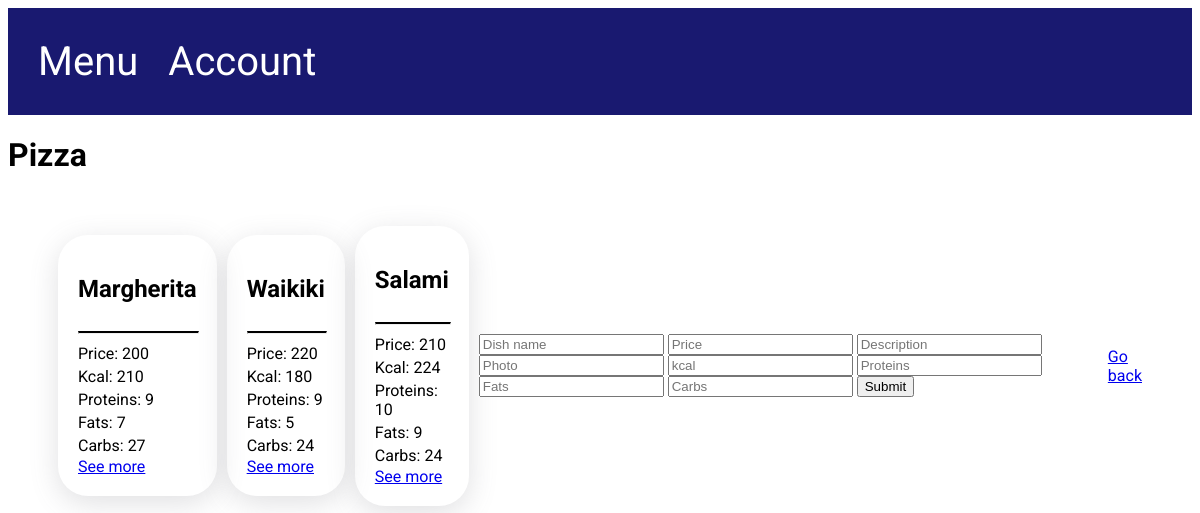
/admin/categories/Pizza (signed in), run on the app's committed database.
### models.py (models this page shows, shortened)
class Dish(Base):
    __tablename__ = "dish"
    id = Column(String(120), primary_key=True, unique=True)
    dish_name = Column(String(50), unique=True, nullable=False)
    price = Column(Integer, nullable=False)
    description = Column(String(255), nullable=False)
    is_available = Column(Integer, nullable=False)
    category_id = Column(Integer, ForeignKey("category.id"), nullable=False)
    photo = Column(String(120), nullable=False)
    kcal = Column(Integer, nullable=False)
    proteins = Column(Integer, nullable=False)
    fats = Column(Integer, nullable=False)
    carbs = Column(Integer, nullable=False)
    category = relationship("Category", back_populates="dish")
    dish_rate = relationship("DishRate", back_populates="dish")
    ordered_dish = relationship("OrderedDish", back_populates="dish")

### app.py (the view, shortened to what this page needs)
@app.route('/admin/categories/<category_name>', methods=['GET', 'POST', 'DELETE'])  # TODO DELETE
def admin_category(category_name: str):  # Alchemy
    if session.get("user_id") is None:
        return app.redirect("/user/sign_in")
    if session.get("user_type") == 0:
        return app.redirect('/menu', 302)
    database.init_db()
    dishes = database.db_session.query(Dish).join(Category).where(Category.category_name == category_name)
    return render_template("admin_category.html", category=dishes, category_name=category_name)

### database.py (called while the page is built)
def init_db():
    import models
    Base.metadata.create_all(bind=engine)

### templates/admin_category.html
{% extends 'base.html' %}
{% block content %}
    <h1>{{ category_name }}</h1>
    <div class="container user_addresses">
        {% for dish in category %}
            <div class="content-holder orders">
                <h2>{{ dish.dish_name }}</h2>
                <hr class="line">
                <p>Price: {{ dish.price }}</p>
                <p>Kcal: {{ dish.kcal }}</p>
                <p>Proteins: {{ dish.proteins }}</p>
                <p>Fats: {{ dish.fats }}</p>
                <p>Carbs: {{ dish.carbs }}</p>
                <a href="/admin/dishes/{{ dish.id }}"> See more </a>
            </div>
        {% endfor %}
        <form method = "POST">
            <input type="text" name="dish_name" placeholder="Dish name">
            <input type="text" name="price" placeholder="Price">
            <input type="text" name="description" placeholder="Description">
            <input type="text" name="photo" placeholder="Photo">
            <input type="text" name="kcal" placeholder="kcal">
            <input type="text" name="proteins" placeholder="Proteins">
            <input type="text" name="fats" placeholder="Fats">
            <input type="text" name="carbs" placeholder="Carbs">
            <input type = submit>
        </form>
        <a href="/admin/categories">Go back</a>
    </div>
{% endblock %}

### static/css/style.css (style rules this page uses)
body { font-family: 'Roboto', sans-serif; }
.container { padding: 30px 50px 30px 50px; }
.content-holder { display: flex; flex-direction: column; border-radius: 30px; padding: 20px; box-shadow: rgba(100, 100, 111, 0.2) 0px 7px 29px 0px; }
.line { border-top: 2px solid black; width: 100% }
.orders p { margin-top: 2px; margin-bottom: 2px; }
.user_addresses { display: flex; align-items: center; gap: 10px; }

### data on the page
Dish: dish_name "Margherita", price "200", kcal "210", proteins "9", fats "7", carbs "27"
Dish: dish_name "Waikiki", price "220", kcal "180", proteins "9", fats "5", carbs "24"
Dish: dish_name "Salami", price "210", kcal "224", proteins "10", fats "9", carbs "24"

### other printed values
{{ category_name }} "Pizza"
